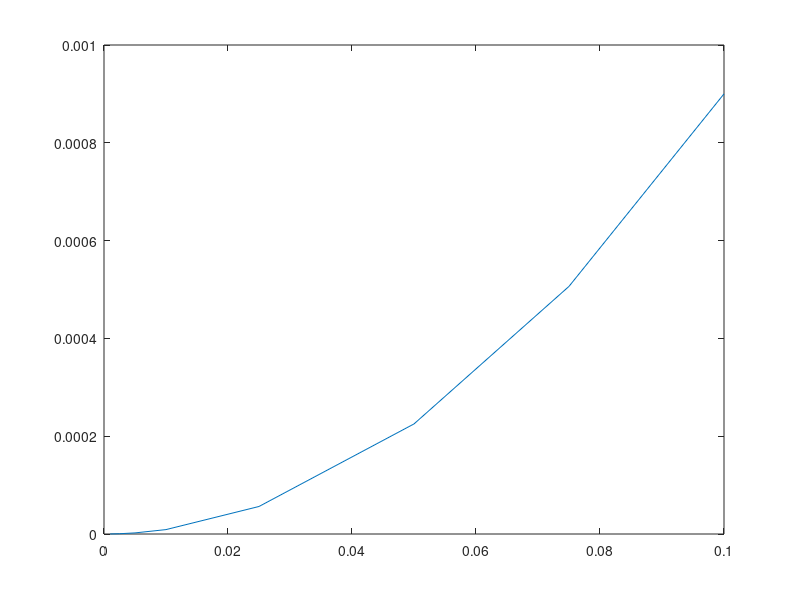

This chart was generated by the following MATLAB code: (Note: this script raises an error after producing the figure.)
% Preliminars: codes
%
% Finite differences inestabilities

x=1;
h=[0.001,0.0025, 0.005, 0.01,0.025,0.05,0.075,0.1]
Dfor = (sin(x+h)-sin(x))./h;
Dback = (sin(x)-sin(x-h))./h;
Dcentred = (sin(x+h)-sin(x-h))./(2*h);
plot(h,abs(Dfor-cos(x)),h,abs(Dback-cos(x)),h,abs(Dcentred-cos(x)))
plot(h,abs(Dcentred-cos(x)))



function eval = test(t,u);
% Test function definition
  eval = 1*u;
end


[x,y]=euler('test',0,1,1,10);
plot(x,y,'--rs')
plot(x,y,'rs',x,exp(x))

[x,y]=euler('test',0,1,1,20);
plot(x,y,'rs',x,exp(x))

[x,y]=euler('test',0,1,1,40);
plot(x,y,'rs',x,exp(x))

[x,y]=euler('test',0,1,1,100);
plot(x,y,x,exp(x))


% 
function eval = f(t,u);
% function f for the equation u''=-u
eval = [u(2);-u(1)];
end 



[x,y]=euler('f',0,pi,[0;1],50)
plot(x,y(1,:),'rs',x,sin(x))




%-------------------------------

function eval=finest(t,u);
% Stiff IVP example
% Example: du/dt = lambda*(u-cos(t))-sin(t) u(0)=1
% Real solution u(t) = cos(t)
eval=-1000*(u-cos(t))-sin(t);
end


[x,y]=euler('finest',0,1,1,450);
plot(x,y)
[x,y]=euler('finest',0,1,1,480);
plot(x,y)
[x,y]=euler('finest',0,1,1,490);
plot(x,y)
[x,y]=euler('finest',0,1,1,492);
plot(x,y)
[x,y]=euler('finest',0,1,1,500);
plot(x,y)


